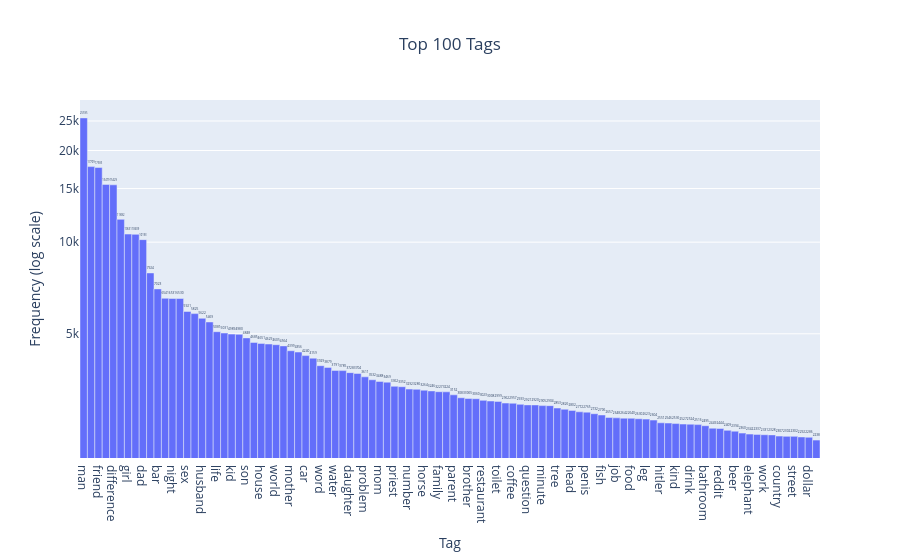

Notebook cell for this chart:
### Markdown cell above
## 4.2. n=100

### Code cell
# topn_wo_other(n=100)
plot_tag_frequencies_log(n=100)

### Figure 1 — Plotly figure (JSON) as saved in the notebook; plotly's stock layout.template omitted (floating-point values rounded to 4 significant figures)
{"data": [{"hovertemplate": "tag=%{x}<br>count=%{text}<extra></extra>", "legendgroup": "", "marker": {"color": "#636EFA", "pattern": {"shape": ""}}, "name": "", "opacity": 1, "orientation": "v", "showlegend": false, "text": [25600.0, 17710.0, 17580.0, 15480.0, 15430.0, 11880.0, 10630.0, 10610.0, 10190.0, 7924.0, 7023.0, 6541.0, 6531.0, 6530.0, 5921.0, 5825.0, 5622.0, 5469.0, 5081.0, 5031.0, 4989.0, 4980.0, 4848.0, 4685.0, 4651.0, 4629.0, 4605.0, 4564.0, 4399.0, 4356.0, 4240.0, 4159.0, 3929.0, 3879.0, 3791.0, 3785.0, 3728.0, 3704.0, 3611.0, 3532.0, 3488.0, 3469.0, 3362.0, 3352.0, 3292.0, 3286.0, 3264.0, 3246.0, 3227.0, 3224.0, 3152.0, 3083.0, 3065.0, 3060.0, 3023.0, 3008.0, 2999.0, 2962.0, 2957.0, 2933.0, 2921.0, 2920.0, 2905.0, 2904.0, 2853.0, 2826.0, 2802.0, 2772.0, 2765.0, 2732.0, 2706.0, 2657.0, 2648.0, 2642.0, 2640.0, 2630.0, 2623.0, 2604.0, 2551.0, 2546.0, 2536.0, 2527.0, 2524.0, 2516.0, 2495.0, 2449.0, 2444.0, 2409.0, 2394.0, 2360.0, 2342.0, 2337.0, 2331.0, 2328.0, 2307.0, 2302.0, 2302.0, 2292.0, 2286.0, 2238.0], "textposition": "outside", "type": "bar", "x": ["man", "woman", "friend", "wife", "difference", "girlfriend", "girl", "doctor", "dad", "year", "bar", "dog", "night", "bartender", "sex", "person", "husband", "teacher", "life", "chicken", "kid", "father", "son", "school", "house", "baby", "world", "trump", "mother", "child", "car", "morning", "word", "yesterday", "water", "christmas", "daughter", "hand", "problem", "jesus", "mom", "shit", "priest", "phone", "number", "money", "horse", "boy", "family", "police", "parent", "president", "brother", "donald", "restaurant", "dick", "toilet", "cat", "coffee", "road", "question", "movie", "minute", "door", "tree", "pirate", "head", "god", "penis", "lightbulb", "fish", "sister", "job", "lady", "food", "eye", "leg", "cow", "hitler", "knock", "kind", "letter", "drink", "party", "bathroom", "store", "reddit", "driver", "beer", "computer", "elephant", "birthday", "work", "officer", "country", "place", "street", "student", "dollar", "dinner"], "xaxis": "x", "y": [25595, 17709, 17585, 15479, 15429, 11882, 10631, 10609, 10193, 7924, 7023, 6541, 6531, 6530, 5921, 5825, 5622, 5469, 5081, 5031, 4989, 4980, 4848, 4685, 4651, 4629, 4605, 4564, 4399, 4356, 4240, 4159, 3929, 3879, 3791, 3785, 3728, 3704, 3611, 3532, 3488, 3469, 3362, 3352, 3292, 3286, 3264, 3246, 3227, 3224, 3152, 3083, 3065, 3060, 3023, 3008, 2999, 2962, 2957, 2933, 2921, 2920, 2905, 2904, 2853, 2826, 2802, 2772, 2765, 2732, 2706, 2657, 2648, 2642, 2640, 2630, 2623, 2604, 2551, 2546, 2536, 2527, 2524, 2516, 2495, 2449, 2444, 2409, 2394, 2360, 2342, 2337, 2331, 2328, 2307, 2302, 2302, 2292, 2286, 2238], "yaxis": "y"}], "layout": {"bargap": 0, "barmode": "relative", "legend": {"tracegroupgap": 0}, "title": {"text": "Top 100 Tags", "x": 0.5}, "xaxis": {"anchor": "y", "domain": [0, 1], "title": {"text": "Tag"}}, "yaxis": {"anchor": "x", "domain": [0, 1], "tickmode": "array", "ticktext": ["0", "5k", "10k", "15k", "20k", "25k", "30k"], "tickvals": [0, 5000, 10000, 15000, 20000, 25000, 30000], "title": {"text": "Frequency (log scale)"}, "type": "log"}}}
